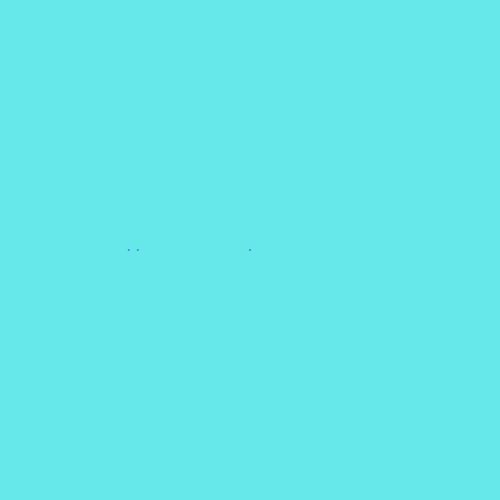
Frame 1 (no input)
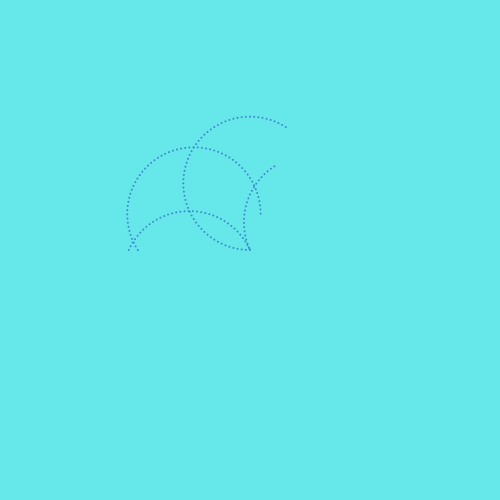
Frame 60 (the mouse pressed at the canvas centre just before this capture)
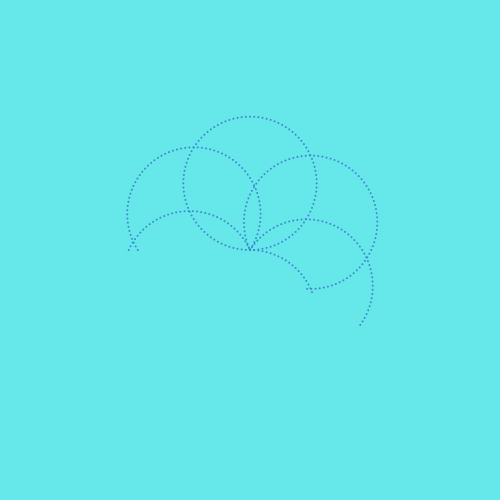
Frame 120 (the mouse held since frame 60 and released just before this capture)

The Processing sketch that drew these frames (run headless with seeded random() and noise(); from frame 60 on, the mouse is pressed at the canvas centre):

// Processing sketch: processing_155508
// ── processing_155508.pde

void setup() {
  size(500, 500);
  frameRate(30);
  background(#66E7EA);
}

float theta = 0;

void draw() {
  smooth();
  //background(#66E7EA);
  noStroke();
  fill(#3C8BCE);
  int n = 3;
  for(int i = 0; i < n; i++){
    drawPoint(250, 250, theta, (((abs(sin(i+theta)))*400)/n));
  }
  theta += (PI/100);
}

void drawPoint(float ox, float oy, float angle, float radius) {
  float x = (ox - cos(angle) * radius);
  float y = (oy - sin(angle) * radius);
  ellipse(x, y, 2, 2);
}
